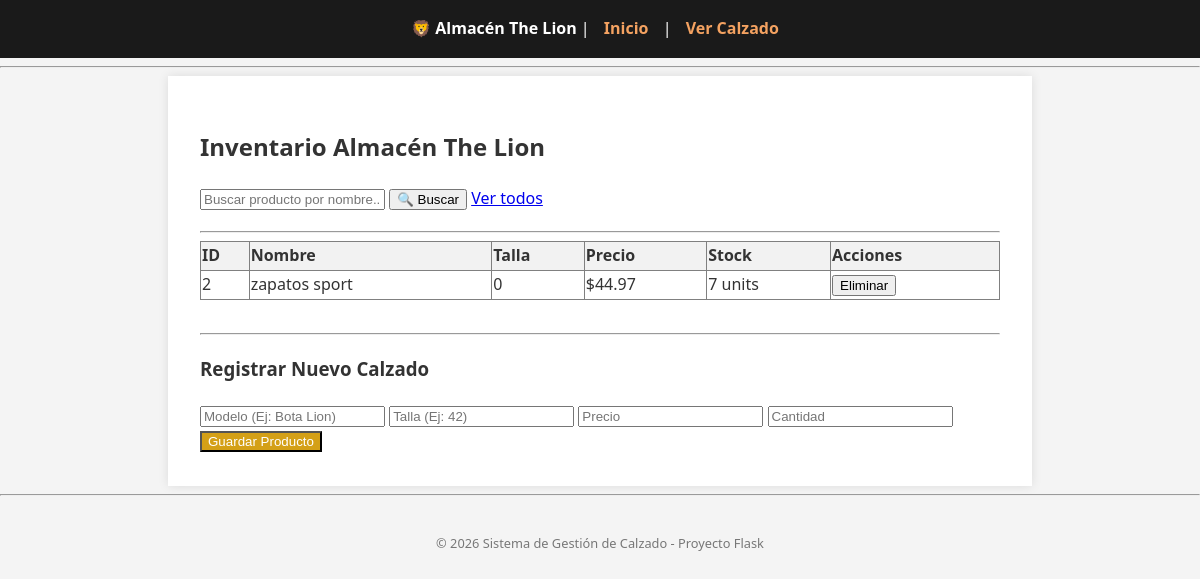
Before: / with the older database file.
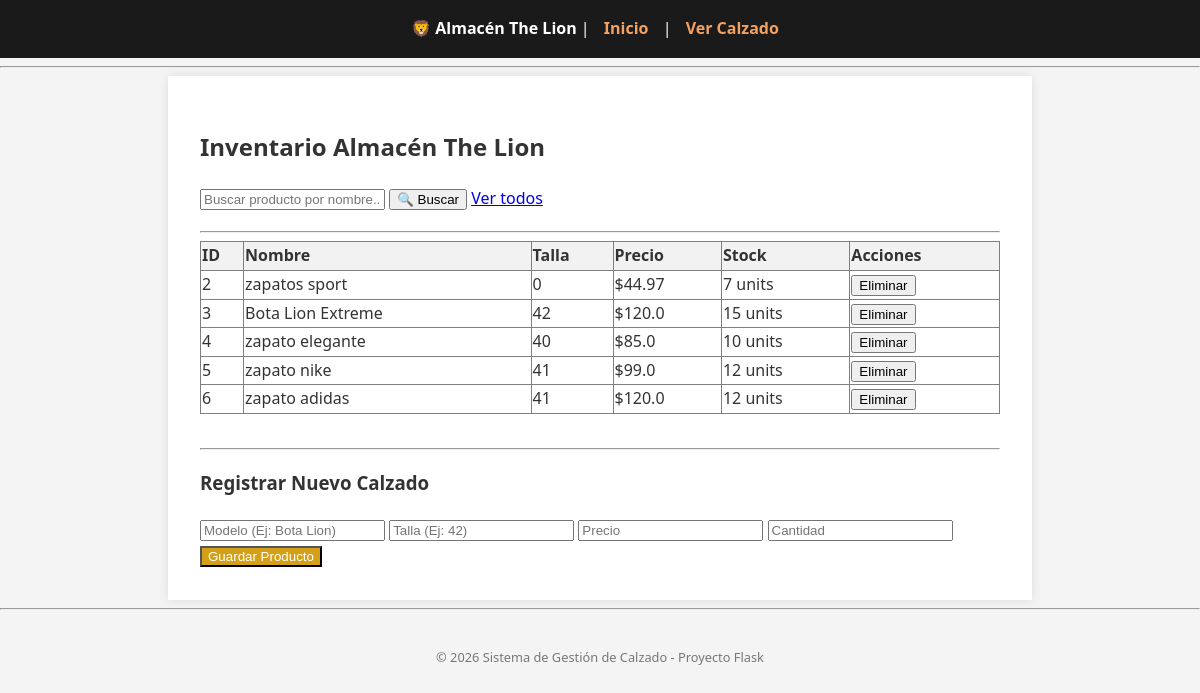
After: the same page with the newer database file.
### app.py (models this page shows)
class Producto(db.Model):
    __tablename__ = 'productos'
    id = db.Column(db.Integer, primary_key=True)
    nombre = db.Column(db.String(100), nullable=False)
    precio = db.Column(db.Float, nullable=False)
    stock = db.Column(db.Integer, nullable=False)
    talla = db.Column(db.Integer, nullable=False)

### app.py (the view)
@app.route('/')
def index():
    productos = Producto.query.all()
    return render_template('index.html', productos=productos)

### templates/index.html
{% extends "base.html" %}
{% block content %}
<h2>Inventario Almacén The Lion</h2>
<form action="{{ url_for('buscar') }}" method="GET" style="margin-bottom: 20px;">
    <input type="text" name="query" placeholder="Buscar producto por nombre..." required>
    <button type="submit">🔍 Buscar</button>
    <a href="{{ url_for('index') }}">Ver todos</a>
</form>
<hr>
<table border="1" style="width:100%; border-collapse: collapse; text-align: left;">
    <thead>
        <tr style="background-color: #f2f2f2;">
            <th>ID</th>
            <th>Nombre</th>
            <th>Talla</th>
            <th>Precio</th>
            <th>Stock</th>
            <th>Acciones</th>
        </tr>
    </thead>
    <tbody>
        {% for p in productos %}
        <tr>
            <td>{{ p.id }}</td>
            <td>{{ p.nombre }}</td>
            <td>{{ p.talla }}</td>
            <td>${{ p.precio }}</td>
            <td>{{ p.stock }} units</td>
            <td>
                <form action="{{ url_for('eliminar', id=p.id) }}" method="POST" style="display:inline;">
                    <button type="submit" onclick="return confirm('¿Estás seguro de eliminar este calzado?')">Eliminar</button>
                </form>
            </td>
        </tr>
        {% endfor %}
    </tbody>
</table>
<br><hr>
<h3>Registrar Nuevo Calzado</h3>
<form action="{{ url_for('agregar_producto') }}" method="POST">
    <input type="text" name="nombre" placeholder="Modelo (Ej: Bota Lion)" required>
    <input type="number" name="talla" placeholder="Talla (Ej: 42)" required>
    <input type="number" step="0.01" name="precio" placeholder="Precio" required>
    <input type="number" name="stock" placeholder="Cantidad" required>
    <button type="submit" style="background-color: #d4a017; color: white; cursor: pointer;">Guardar Producto</button>
</form>
{% endblock %}

### templates/base.html (shortened to what this page needs)
<!DOCTYPE html>
<html lang="es">
<head>
    <link rel="stylesheet" href="{{ url_for('static', filename='styles.css') }}">
</head>
<body>
    <header>
        <nav>
            <strong>🦁 Almacén The Lion</strong> |
            <a href="{{ url_for('index') }}">Inicio</a> |
            <a href="/producto/Calzado-Deportivo">Ver Calzado</a>
        </nav>
    </header>
    <hr>
    <main>
        {% block content %}{% endblock %}
    </main>
    <hr>
    <footer>
        <p>© 2026 Sistema de Gestión de Calzado - Proyecto Flask</p>
    </footer>
</body>
</html>

### static/styles.css (style rules this page uses)
body { font-family: 'Segoe UI', Tahoma, Geneva, Verdana, sans-serif; line-height: 1.6; margin: 0; color: #333; background-color: #f4f4f4; }
header { background: #1a1a1a; color: #ffffff; padding: 1rem; text-align: center; }
nav a { color: #f4a261; text-decoration: none; margin: 0 10px; font-weight: bold; }
main { padding: 2rem; max-width: 800px; margin: auto; background: white; box-shadow: 0 0 10px rgba(0,0,0,0.1); min-height: 300px; }
footer { text-align: center; padding: 1rem; font-size: 0.8rem; color: #777; }

Changed rows visible on the page:
added Producto: id "3", nombre "Bota Lion Extreme", talla "42", precio "120.0", stock "15"
added Producto: id "4", nombre "zapato elegante", talla "40", precio "85.0", stock "10"
added Producto: id "5", nombre "zapato nike", talla "41", precio "99.0", stock "12"
added Producto: id "6", nombre "zapato adidas", talla "41", precio "120.0", stock "12"
